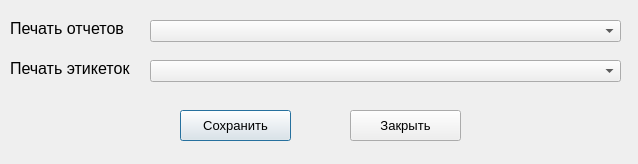
<?xml version="1.0" encoding="UTF-8"?>
<ui version="4.0">
 <class>Dialog</class>
 <widget class="QDialog" name="Dialog">
  <property name="geometry">
   <rect>
    <x>0</x>
    <y>0</y>
    <width>638</width>
    <height>164</height>
   </rect>
  </property>
  <property name="windowTitle">
   <string>Назначение принтеров</string>
  </property>
  <widget class="QLabel" name="label">
   <property name="geometry">
    <rect>
     <x>10</x>
     <y>20</y>
     <width>121</width>
     <height>16</height>
    </rect>
   </property>
   <property name="font">
    <font>
     <pointsize>12</pointsize>
    </font>
   </property>
   <property name="text">
    <string>Печать отчетов</string>
   </property>
  </widget>
  <widget class="QLabel" name="label_2">
   <property name="geometry">
    <rect>
     <x>10</x>
     <y>60</y>
     <width>131</width>
     <height>16</height>
    </rect>
   </property>
   <property name="font">
    <font>
     <pointsize>12</pointsize>
    </font>
   </property>
   <property name="text">
    <string>Печать этикеток</string>
   </property>
  </widget>
  <widget class="QComboBox" name="comboBox">
   <property name="geometry">
    <rect>
     <x>150</x>
     <y>20</y>
     <width>471</width>
     <height>22</height>
    </rect>
   </property>
   <property name="font">
    <font>
     <pointsize>12</pointsize>
    </font>
   </property>
  </widget>
  <widget class="QComboBox" name="comboBox_2">
   <property name="geometry">
    <rect>
     <x>150</x>
     <y>60</y>
     <width>471</width>
     <height>22</height>
    </rect>
   </property>
   <property name="font">
    <font>
     <pointsize>12</pointsize>
    </font>
   </property>
  </widget>
  <widget class="QPushButton" name="pushButton">
   <property name="geometry">
    <rect>
     <x>180</x>
     <y>110</y>
     <width>111</width>
     <height>31</height>
    </rect>
   </property>
   <property name="sizePolicy">
    <sizepolicy hsizetype="Fixed" vsizetype="Fixed">
     <horstretch>0</horstretch>
     <verstretch>0</verstretch>
    </sizepolicy>
   </property>
   <property name="font">
    <font>
     <pointsize>10</pointsize>
    </font>
   </property>
   <property name="text">
    <string>Сохранить</string>
   </property>
   <property name="iconSize">
    <size>
     <width>24</width>
     <height>24</height>
    </size>
   </property>
  </widget>
  <widget class="QPushButton" name="pushButton_2">
   <property name="geometry">
    <rect>
     <x>350</x>
     <y>110</y>
     <width>111</width>
     <height>31</height>
    </rect>
   </property>
   <property name="font">
    <font>
     <pointsize>10</pointsize>
    </font>
   </property>
   <property name="text">
    <string>Закрыть</string>
   </property>
   <property name="iconSize">
    <size>
     <width>24</width>
     <height>24</height>
    </size>
   </property>
  </widget>
 </widget>
 <resources/>
 <connections/>
</ui>
